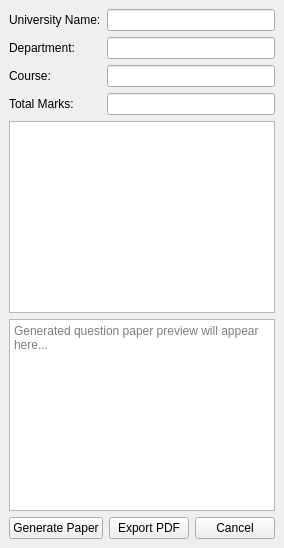
<?xml version="1.0" encoding="UTF-8"?>
<ui version="4.0">
 <class>GeneratePaperWindow</class>
 <widget class="QMainWindow" name="GeneratePaperWindow">
  <property name="windowTitle">
   <string>Generate Question Paper</string>
  </property>

  <widget class="QWidget" name="centralWidget">
   <layout class="QVBoxLayout" name="mainLayout">

    <!-- Header Inputs -->
    <item>
     <layout class="QFormLayout" name="formHeader">
      <item row="0" column="0">
       <widget class="QLabel" name="labelUniversity">
        <property name="text"><string>University Name:</string></property>
       </widget>
      </item>
      <item row="0" column="1">
       <widget class="QLineEdit" name="txtUniversity"/>
      </item>

      <item row="1" column="0">
       <widget class="QLabel" name="labelDepartment">
        <property name="text"><string>Department:</string></property>
       </widget>
      </item>
      <item row="1" column="1">
       <widget class="QLineEdit" name="txtDepartment"/>
      </item>

      <item row="2" column="0">
       <widget class="QLabel" name="labelCourse">
        <property name="text"><string>Course:</string></property>
       </widget>
      </item>
      <item row="2" column="1">
       <widget class="QLineEdit" name="txtCourse"/>
      </item>

      <item row="3" column="0">
       <widget class="QLabel" name="labelTotalMarks">
        <property name="text"><string>Total Marks:</string></property>
       </widget>
      </item>
      <item row="3" column="1">
       <widget class="QLineEdit" name="txtTotalMarks"/>
      </item>
     </layout>
    </item>

    <!-- Topic List -->
    <item>
     <widget class="QListWidget" name="listTopics">
      <property name="selectionMode">
       <enum>QAbstractItemView::MultiSelection</enum>
      </property>
     </widget>
    </item>

    <!-- Preview -->
    <item>
     <widget class="QTextBrowser" name="textPreview">
      <property name="placeholderText">
       <string>Generated question paper preview will appear here...</string>
      </property>
     </widget>
    </item>

    <!-- Buttons -->
    <item>
     <layout class="QHBoxLayout" name="buttonsLayout">
      <item>
       <widget class="QPushButton" name="btnGenerate">
        <property name="text"><string>Generate Paper</string></property>
       </widget>
      </item>
      <item>
       <widget class="QPushButton" name="btnExportPDF">
        <property name="text"><string>Export PDF</string></property>
       </widget>
      </item>
      <item>
       <widget class="QPushButton" name="btnCancel">
        <property name="text"><string>Cancel</string></property>
       </widget>
      </item>
     </layout>
    </item>

   </layout>
  </widget>

  <addaction name="centralWidget"/>
 </widget>
 <resources/>
 <connections/>
</ui>
